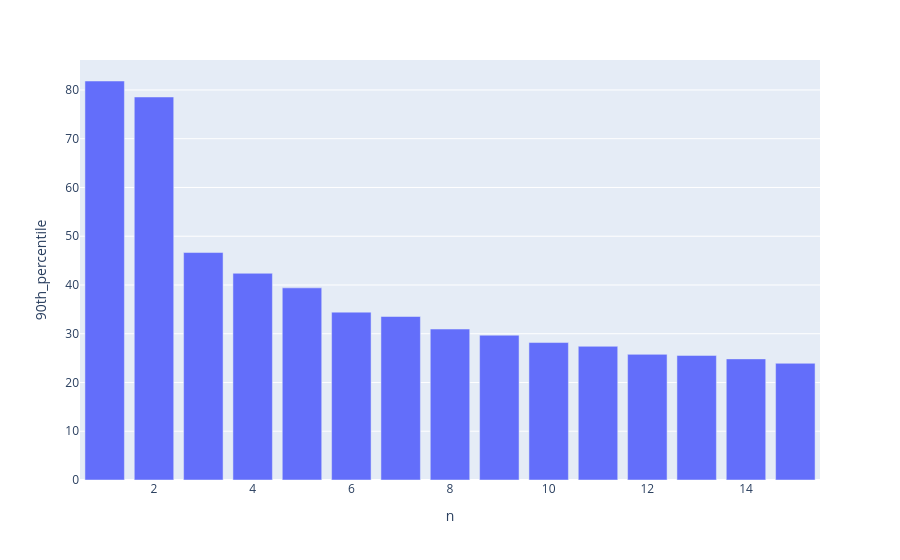

Notebook source saved alongside this figure:
### Code cell
px.bar(result_df_comparison, x="n", y="90th_percentile")

### Figure 1 — Plotly figure (JSON) as saved in the notebook; plotly's stock layout.template omitted (floating-point values rounded to 4 significant figures)
{"data": [{"hovertemplate": "n=%{x}<br>90th_percentile=%{y}<extra></extra>", "legendgroup": "", "marker": {"color": "#636efa", "pattern": {"shape": ""}}, "name": "", "orientation": "v", "showlegend": false, "textposition": "auto", "type": "bar", "x": [4, 5, 6, 7, 8, 9, 10, 11, 12, 13, 14, 15, 1, 2, 3], "xaxis": "x", "y": [42.4, 39.41, 34.43, 33.53, 30.96, 29.7, 28.19, 27.42, 25.77, 25.55, 24.84, 23.93, 81.84, 78.56, 46.65], "yaxis": "y"}], "layout": {"barmode": "relative", "legend": {"tracegroupgap": 0}, "margin": {"t": 60}, "xaxis": {"anchor": "y", "domain": [0, 1], "title": {"text": "n"}}, "yaxis": {"anchor": "x", "domain": [0, 1], "title": {"text": "90th_percentile"}}}}
